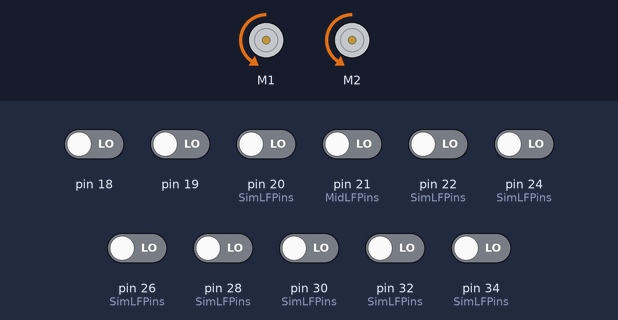
Bench run of a sketch on a simulated Arduino Mega 2560, built with avr-gcc and run on an emulated ATmega2560. Shown: 2 × DC motor (green arrow = forward, orange = backward, longer = faster). The inputs (shaded band) are chosen by the test bench; at power-on: pin 18, pin 19, pin 20 (SimLFPins), pin 21 (MidLFPins), pin 22 (SimLFPins), pin 24 (SimLFPins), pin 26 (SimLFPins), pin 28 (SimLFPins), pin 30 (SimLFPins), pin 32 (SimLFPins), pin 34 (SimLFPins) LOW. What the sketch prints to the serial monitor is not drawn.

Above: at 0.1 s.
Timing chart, 0 to 1.6 s (numbered marks = the images above):
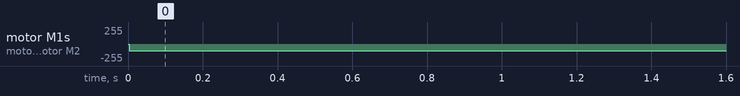

Measured:
- by itself, motor M1, motor M2: stopped → backward 102/255 at 0.00 s

The sketch:

RoPLiN_LF3.ino
```cpp
// Line Follower Provider's Library
#include <LineFollowerV2.h>
// Motor shield library
#include <DualVNH5019MotorShield.h>
// Generic Arduino library
#include <Arduino.h>
// Encoder library for interfacing with two encoders on the MEGA
#include <digitalWriteFast.h>
#include <MEGAEncoders.h>

// Set speed for robot during line following
#define ROBOSPEED 160
//#define ROBOSPEED 120
#define SIMON 0
#define ETCHA 1
#define RUBIK 2
#define CARDS 3
#define ENDGM 4

// Initialize pins for the line followers
int SimLFPins[8]={20,22,24,26,28,30,32,34};
int MidLFPins[8]={21,23,25,27,29,31,33,35};
int CarLFPins[8]={36,38,40,42,44,46,48,50};

LineFollower MidLF(MidLFPins);
LineFollower SimLF(SimLFPins);
LineFollower CarLF(CarLFPins);
// Declare the motor shield's handler object
DualVNH5019MotorShield shield;

// Function prototypes
int FollowLine(bool, int);          // Follow a line until a junction/turn
void SetMotorsToRotate(int Speed);  // Starts the robot rotating
bool Anomalous(bool* , int);             // Judges whether a junction/turn is present on the line follower array
bool FrontLine(bool* );             // Judges whether a line exists on the line follower array
void Turn(bool, bool);              // Makes the robot rotate left/right until it sees a line and then rolls forward a bit off of the junction/turn
void JuggleBoolArray(bool*);        // Flipflops the boolean array
void RollForwards(bool, int);                // Rolls forward an arbitrary amount

// Unwritten dummy functions
void dockGame(bool, int);
void playGame(int);
void undock(bool, int);

// Setup all the inputs and outputs
void setup() {
  //CarLF.enable();
  // Turn on the motor shield and initialize the motor speeds to not move
  shield.init();
  shield.setM1Speed(0);
  shield.setM2Speed(0);
  // Initialize the encoders
  encoders_init();
  // Setup the debugging Serial communication channel
  Serial.begin(9600);
  Serial2.begin(115200);
}

// Main Function = JOURNEY
void loop() {

  /*
  bool* FLF;
  while(true)
  {
    // Free the LF's Boolean arrays
    // Read the Line Followers
    FLF=ReadFrontLF(0);
    // Print the raw line follower reads for debugging
    for(int i=0;i<8;i++)
    {
      Serial.print((int)FLF[i]);
    }
    Serial.println("");
    free(FLF);
    delay(100);
  }
  */

  // Initialize the variables
  int endType=0; // The type of junction that was identified
  int GNum=0;    // The number of the current game
  bool direc=0;  // Whether the "front" or the "other front" is the functional front
  bool justCrossed=0; // In case of 4-way junction

      endType=FollowLine(direc,-ROBOSPEED);
      Serial.println(endType);
      while(true)
      {
        delay(2000);
        Serial.println("DONE");
      }

  while(GNum<4)
  {
    // Get to game branch
    Serial.println("To: game branch");
    while(endType<2)
    {
      endType=FollowLine(direc,-ROBOSPEED);
      Serial.println(endType);
      Serial2.println(endType);
      if(endType<2)
        Turn(direc,(bool)endType);
    }
    // Turn onto the game branch
    if(endType==4-GNum%2)
    {
      Serial.println("J: Rolling");
      RollForwards(direc,2);
    }
    else
    {
      Serial.println("J: Turning");
      Turn(direc,GNum%2);
    }
    endType=-10;
    // Roll up game branch onto game square
    GameBranch:
    Serial.println("To: game square");
    while(endType<2)
    {
      endType=FollowLine(direc,-ROBOSPEED);
      Serial.println(endType);
      Serial2.println(endType);
      if(endType<2)
        Turn(direc,(bool)endType);
    }
    endType=-10;
    // Game Square
    Serial.println("Playing games");
    dockGame(direc, GNum);
    playGame(GNum);
    undock(direc, GNum);
    direc^=1;
    // Travel back down the game branch towards the main road
    Serial.println("To: main road");
    while(endType<2)
    {
      endType=FollowLine(direc,-ROBOSPEED);
      Serial.println(endType);
      Serial2.println(endType);
      if(endType<2)
        Turn(direc,(bool)endType);
    }
    // Manage the main road junction
    if(endType==5 && justCrossed==0)
    {
      justCrossed=1;
      GNum++;
      Serial.println("J: 4Way Rolling");
      RollForwards(direc,2);
      goto GameBranch;
    }
    if(endType==4-GNum%2)
    {
      Serial.println("J: Rolling");
      RollForwards(direc,2);
    }
    else
    {
      Serial.println("J: Turning");
      Turn(direc,GNum%2);
    }
    endType=-10;
    GNum++;
    justCrossed=0;
    Serial.println("--------------------- NEXT GAME ---------------------");
  }
  // Travel down the victory stretch of the main road
  Serial.println("To: Finish line");
  while(endType<2)
  {
    endType=FollowLine(direc,-ROBOSPEED);
    Serial.println(endType);
    Serial2.println(endType);
    if(endType<2)
      Turn(direc,(bool)endType);
  }

  // Infinite loop to ensure the robot does nothing after performance is complete
  while(true)
  {
    Serial.println("Finis");
    Serial2.println("Finis");
    delay(1000);
  }
}

// Dummy function for docking games : TO BE FILLED IN BY INTEGRATION
void dockGame(bool direc, int Game)
{
  int Amount=0;
  // do something like a switch case specifying the amount the bot should roll forwards
  switch(Game)
  {
    case SIMON:
    Amount=4;
    break;
    case ETCHA:
    Amount=3;
    break;
    case RUBIK:
    Amount=1;
    break;
    case CARDS:
    Amount=7;
    break;
    default:
    case ENDGM:
    while(true)
    {
      delay(1000);
      Serial.print("END GAME PAUSE");
    }
    break;
  }
  RollForwards(direc, Amount);
  return;
}

// Dummy function for enabling game-playing slave microcontrollers : TO BE FILLED IN BY INTEGRATION
void playGame(int Game)
{
  // do a switch case to send the enable signal to the slave microcontrollers to play the games
  int pin=0;
  int TimeCap=0;
  // do something like a switch case specifying the amount the bot should roll forwards
  switch(Game)
  {
    case SIMON:
    pin=14;
    TimeCap=15;
    break;
    case ETCHA:
    pin=15;
    TimeCap=10;
    break;
    case RUBIK:
    pin=16;
    TimeCap=5;
    break;
    case CARDS:
    pin=17;
    TimeCap=5;
    break;
    default:
    case ENDGM:
    Serial.print("ERROR: Miscall to PlayGame function (not one of four main games)");
    break;
  }
  digitalWrite(pin,HIGH);
  int Count=0;
  while(Count<TimeCap)
  {
    delay(1000);
    Count++;
  }
  digitalWrite(pin,LOW);
  return;
}

// Dummy function for undocking games
void undock(bool direc, int Game)
{
  // reverse the actions of "dockGame()" function. Just back out of the square until the back line follower is in contact with the road.
    if(direc==0)
  {
    shield.setM1Speed(ROBOSPEED);
    shield.setM2Speed(ROBOSPEED);
  }
  else
  {
    shield.setM1Speed(-ROBOSPEED);
    shield.setM2Speed(-ROBOSPEED);
  }

  bool* BLF;
  BLF=ReadBackLF(direc);
  while(Anomalous(BLF,4)==1)
  {
    delay(10);
    free(BLF);
    BLF=ReadBackLF(direc);
  }
  shield.setM1Speed(0);
  shield.setM2Speed(0);
  return;
}

// Function to roll robot forward an arbitrary amount
void RollForwards(bool direc, int Amount)
{
  // Turn motors on to move forwards
  if(direc==0)
  {
    shield.setM1Speed(-ROBOSPEED);
    shield.setM2Speed(-ROBOSPEED);
  }
  else
  {
    shield.setM1Speed(ROBOSPEED);
    shield.setM2Speed(ROBOSPEED);
  }
  // Wait a bit to give the robot time to roll
  //delay(200*Amount);
  int startRCount=getEncRCount();
  if(direc==0)
  {
    while(getEncRCount()>startRCount-4321)
    {
      Serial.println(getEncRCount());
      delay(10);
    }
  }
  else
  {
    while(getEncRCount()<startRCount+4321)
    {
      Serial.println(getEncRCount());
      delay(10);
    }
  }
  // Turn off motors
  shield.setM1Speed(0);
  shield.setM2Speed(0);
  return;
}

// Executes a turn onto a new branch
void Turn(bool direc, bool Direction)
{
  // Declare variables
  int motorTarget=0;
  int curSpeed=0;
  //  Decide whether clockwise or counterclockwise is right/left
  if(Direction==0)
  {
    curSpeed=-ROBOSPEED;
    motorTarget=-ROBOSPEED;
  }
  else
  {
    curSpeed=ROBOSPEED;
    motorTarget=ROBOSPEED;
  }
  // Keep on turning until current line is no longer seen
  bool* FLF;
  FLF=ReadFrontLF(direc);
  while(FrontLine(FLF)==1)
  {
    // Read line follower
    free(FLF);
    FLF=ReadFrontLF(direc);
    // Slowly ramp up turning speed to avoid jerkiness
    if(curSpeed>motorTarget)
      curSpeed--;
    if(curSpeed<motorTarget)
      curSpeed++;
    SetMotorsToRotate(curSpeed);
    // Delay a bit
    delay(10);
  }
  // Keep on turning until the new line appears
  while(FrontLine(FLF)==0)
  {
    // Read front line follower
    free(FLF);
    FLF=ReadFrontLF(direc);
    // Slowly ramp up turn speed to avoid jerkiness
    if(curSpeed>motorTarget)
      curSpeed--;
    if(curSpeed<motorTarget)
      curSpeed++;
    SetMotorsToRotate(curSpeed);
    // Delay a bit
    delay(1);
  }
  // Brake right on top of the line
  SetMotorsToRotate(0);
  shield.setBrakes(400,400);
  delay(1000);
  shield.setBrakes(0,0);
  free(FLF);

  // Use the PD Controller to center robot over the new line

  // Declare variables
  int Interest=200;
  int Time=0;
  float LastAngErr=9999; // Initialize to unrealistic value to recognize the first loop
  float AngErr=0;
  FLF=ReadFrontLF(direc);
  // Measure the front LF's offset
  float FrOff=RawLFtoOffset(FLF);
  // Calculate the angular error (radians) and print
  AngErr=atan((FrOff-0)/125.0) * (180/3.141592); // Degrees
  while(Interest>0)
  {
    // Free the LF's Boolean arrays
    free(FLF);
    // Read the Line Followers
    FLF=ReadFrontLF(direc);
    // Measure the front LF's offset
    FrOff=RawLFtoOffset(FLF);
    // Calculate the angular error (radians) and print
    AngErr=atan((FrOff-0)/125.0) * (180/3.141592); // Degrees
    //AngErr=atan((FrOff-LatErr)/125.0);                // Radians
        // Calculate the angular error difference...
    float DAng=0;
    if(LastAngErr != 9999) // ...unless this is the first iteration of the FollowLine loop
    {
      DAng=LastAngErr-AngErr;
    }
    // Save the angle for later difference calculations
    LastAngErr=AngErr;
    // PD Controller on angle and offset
    int deltaMotor = (int)( 15*AngErr - 5*DAng );
    // Interest
    if(AngErr > 6 || AngErr<-6)
    {
      Interest=200;
    }
    else
    {
      Interest--;
    }
    // Print the angular error and time if the angular error has been nonzero recently
    /*
    Serial.print(Time);
    Serial.print(",");
    Serial.print(AngErr);
    Serial2.print(Time);
    Serial2.print(",");
    Serial2.print(AngErr);
    // Print a return carriage
    Serial.println("");
    Serial2.println("");
    */
    // Set the motor speeds
    shield.setM1Speed(deltaMotor*-2);
    shield.setM2Speed(deltaMotor*2);
    // Delay a bit
    delay(1);
    Time += 1;
  }
  return;
}

int FollowLine(bool direc, int motorBase = -150)
{
  // Line follower arrays
  bool* MLF;
  bool* FLF;
  // Motor speed
  if(direc==1)
  {
    motorBase=motorBase*-1;
  }
  // Time index
  int Time=0;
  int JunCountD=-1;
  int JunctionType=0;
  // Debugging feature variables
  int Interest=0;
  // State variables
  float LastAngErr=9999; // Initialize to unrealistic value to recognize the first loop
  // Robot forwards motion motor speed
  int motorBaseN=motorBase*1.0; // "motor base now" = Base motor speed at the current time
  int mBNincer=0;               // "motor base now incrementer" = delay variable that accelerates robot at rate of 0.025V per 5ms
  // Junction recognition flags
  bool Lefto  = 0;
  bool Righto = 0;
  bool JunctionSighted=0;
  bool Fronto = 0;
  // Poll the LFs
  //MLF=ReadMiddleLF(direc);
  FLF=ReadFrontLF(direc);
  // Keep on moving until the center LF has seen an anomaly and the middle LF is over an anomaly
  //while(!(JunctionSighted==1 && (Anomalous(MLF,2)==1 || JunCountD==0)))
  while(!(JunctionSighted==1))
  //while(true)
  {
    // Slowly ramp up speed to goal speed (to avoid jerkiness)
    if(motorBaseN>motorBase)
    {
      mBNincer++;
      if(mBNincer>=5)
      {
        motorBaseN--;
        mBNincer=0;
      }
    }
    if(motorBaseN<motorBase)
    {
      mBNincer--;
      if(mBNincer<=-5)
      {
        motorBaseN++;
        mBNincer=0;
      }
    }
    // Free the LF's Boolean arrays
    //free(MLF);
    free(FLF);
    // Read the Line Followers
    //MLF=ReadMiddleLF(direc);
    FLF=ReadFrontLF(direc);
    // Print the raw line follower reads for debugging
    /*
    for(int i=0;i<8;i++)
    {
      Serial.print((int)MLF[i]);
    }
    Serial.print("  ");
    */
    for(int i=0;i<8;i++)
    {
      Serial.print((int)FLF[i]);
    }
    Serial.print("::");

    // Measure the lateral error
    float LatErr=RawLFtoOffset(MLF);
    // Measure the front LF's offset
    float FrOff=RawLFtoOffset(FLF);
    // Calculate the angular error (radians) and print
    float AngErr=0;
    //AngErr=atan((FrOff-LatErr)/125.0) * (180/3.141592); // Degrees
    AngErr=atan((FrOff-0)/125.0) * (180/3.141592); // Degrees
    //AngErr=atan((FrOff-LatErr)/125.0);                // Radians
        // Calculate the angular error difference...
    float DAng=0;
    if(LastAngErr != 9999) // ...unless this is the first iteration of the FollowLine loop
    {
      DAng=LastAngErr-AngErr;
    }
    // Save the angle for later difference calculations
    LastAngErr=AngErr;
    // Set the rotation speed
    int deltaMotor=0;
    // Manage the junction count down timer
    if(JunCountD>0)
    {
      JunCountD--;
    }
    // If the front line follower sees a junction take a snapshot and roll over it.
    if(Anomalous(FLF,3))
    {
      deltaMotor=0;
      // Cut speed
      if(JunctionSighted==0)
      {
        //motorBaseN=motorBase*1.0;
        JunCountD=100;
      // Snapshot: Recognize whether this anomaly has left or right branches
      if(FLF[0]==1 || FLF[1] == 1)
      {
        Lefto=1;
      }
      if(FLF[7]==1 || FLF[6] == 1)
      {
        Righto=1;
      }
      }
      // Flag that the front line follower has crossed a junction
      JunctionSighted=1;
      Serial.print("LF: Left/Right = ");
      Serial.print(Lefto);
      Serial.print("/");
      Serial.print(Righto);
      Serial.print(" ::  ");
    }
    else
    {
      // If the front LF sees no line, don't bother following it!(DUH!) Just keep rolling straight.
      if(FrontLine(FLF) == 0)
      {
        deltaMotor=0;
      }
      else // If no junctions are sighted and a line still exits, then do a normal line following PD Controller
      {
        // PD Control
        deltaMotor = (int)( 15*AngErr - 15*DAng );
      }
    }
    // Print the angular error and time if the angular error has been nonzero recently
    if(AngErr > 0.001 || AngErr<-0.001)
      Interest=10;
    if(Interest>0)
    {
      Interest--;

      Serial.print(Time);
      Serial.print(",");
      Serial.print(AngErr);
      Serial.print(",");
      Serial.print(FrOff);

    }
    // Print a return carriage
    Serial.println("");
    // Set the motor speeds
    shield.setM1Speed(motorBaseN-deltaMotor);
    shield.setM2Speed(motorBaseN+deltaMotor);
    // Delay a bit
    delay(1);
    Time += 1;
  }
  RollForwards(direc,2);
  // Brake roughly over the junction
  shield.setM1Speed(0);
  shield.setM2Speed(0);
  shield.setBrakes(400,400);
  // Identify the junction from the gathered data about other branches
  //Serial.print("LF: Left/Right/Front = ");
  if(FrontLine(FLF)==1)
  {
    Fronto=1;
  }
  /*
  Serial.print(Lefto);
  Serial.print("/");
  Serial.print(Righto);
  Serial.print("/");
  Serial.println(Fronto);
  */
  delay(1000);
  // Clear the speeds
  shield.setBrakes(0,0);
  // Clear the dynamically allocated line follower arrays
  free(MLF);
  free(FLF);
  // Junction type return
  if(Lefto==1)
  {
    if(Righto==1)
    {
      JunctionType=2;
    }
    else
    {
      JunctionType=0;
    }
  }
  else
  {
    if(Righto==1)
    {
      JunctionType=1;
    }
    else
    {
      JunctionType=-10;
    }
  }
  // If we don't identify any other branches, then something has gone terribly wrong. Just stop the robot for debugging purposes.
  if(JunctionType==-10)
  {
    // Infinite loop of despair
    while(true)
    {
      Serial.println("SADNESS: BAD JUNCTION RECOGNITION");
      Serial2.println("SADNESS: BAD JUNCTION RECOGNITION");
      delay(1000);
    }
  }
  if(Fronto==1)
  {
    JunctionType+=3;
  }
  return(JunctionType);
}

// Converts a Line Follower's reading into an offset from a blob in millimeters
float RawLFtoOffset(bool* LF)
{
  int i=0;
  float sum=0;
  float total=0;
  for(i=0;i<7;i++)
  {
    if( LF[i] == 1 )
    {
      sum+=(float)i;
      total++;
    }
  }
  float centerp=sum/total;
  float center=7.0*centerp-24.5;
  return(center);
}

// Reverses the order of a boolean array.
void JuggleBoolArray(bool* Op)
{
  bool Temp[8];
  for(int Q=0;Q<8;Q++)
  {
    Temp[Q]=Op[7-Q];
  }
  for(int Q=0;Q<8;Q++)
  {
    Op[Q]=Temp[Q];
  }
}

// Reads the back line follower depending on whether Simon or Card is frontwards.
bool* ReadBackLF(bool direc)
{
  bool* Reso;
  if(!direc)
  {
    Reso=CarLF.measureBA();
  }
  else
  {
    Reso=SimLF.measureBA();
  }
  if(direc==0)
  {
    JuggleBoolArray(Reso);
  }
  return(Reso);
}

// Reads the front line follower depending on whether Simon or Card is frontwards.
bool* ReadFrontLF(bool direc)
{
  bool* Reso;
  if(direc)
  {
    Reso=CarLF.measureBA();
  }
  else
  {
    Reso=SimLF.measureBA();
  }
  if(direc==0)
  {
    JuggleBoolArray(Reso);
  }
  return(Reso);
}

// Reads the middle line follower
bool* ReadMiddleLF(bool direc)
{
  bool* Reso;
  Reso=MidLF.measureBA();
  if(direc==0)
  {
    JuggleBoolArray(Reso);
  }
  return(Reso);
}

// Starts the robot pure pivoting
void SetMotorsToRotate(int Speed)
{
  shield.setM1Speed(-Speed);
  shield.setM2Speed(Speed);
}

// Identifies when a junction is particularly "fat"
bool Anomalous(bool* Input, int Thresh)
{
  int t = 0;
  int comp = 0;

  for (t = 0; t<7; t++){
   comp = comp+Input[t];
  }

  //if(comp > 5 && (Input[0]==1 || Input[7]==1) ){
  if(comp > Thresh ){
     //printf("Anomalous. Detecting direction trend..."); //Detected Anomalous
     return(1);
  }
  if(Input[0]==1 || Input[6]==1)
  {
    return(1);
  }
  return(0);
}

// Checks whether any line exists on a line follower signature
bool FrontLine(bool* TopInput)
{
  int t = 0;
  int checkup = 0;

  for (t = 0; t<7; t++){
   checkup = checkup+TopInput[t];
  }

  if(checkup > 1){ //Checks the top Path Sensor
     //printf("Upwards Path Exists\n");
     return(1);
  }
  return(0);
}
```
